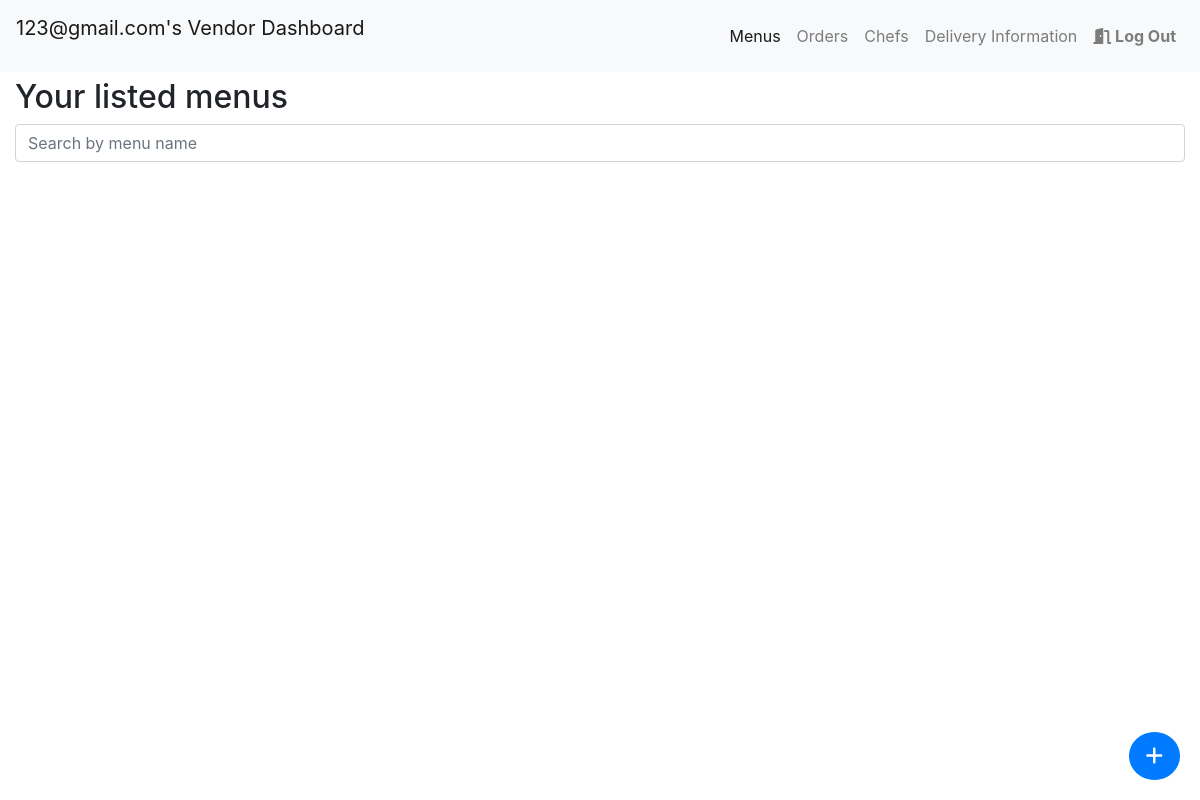
The app's page /vendor_dashboard.php (signed in), older data.
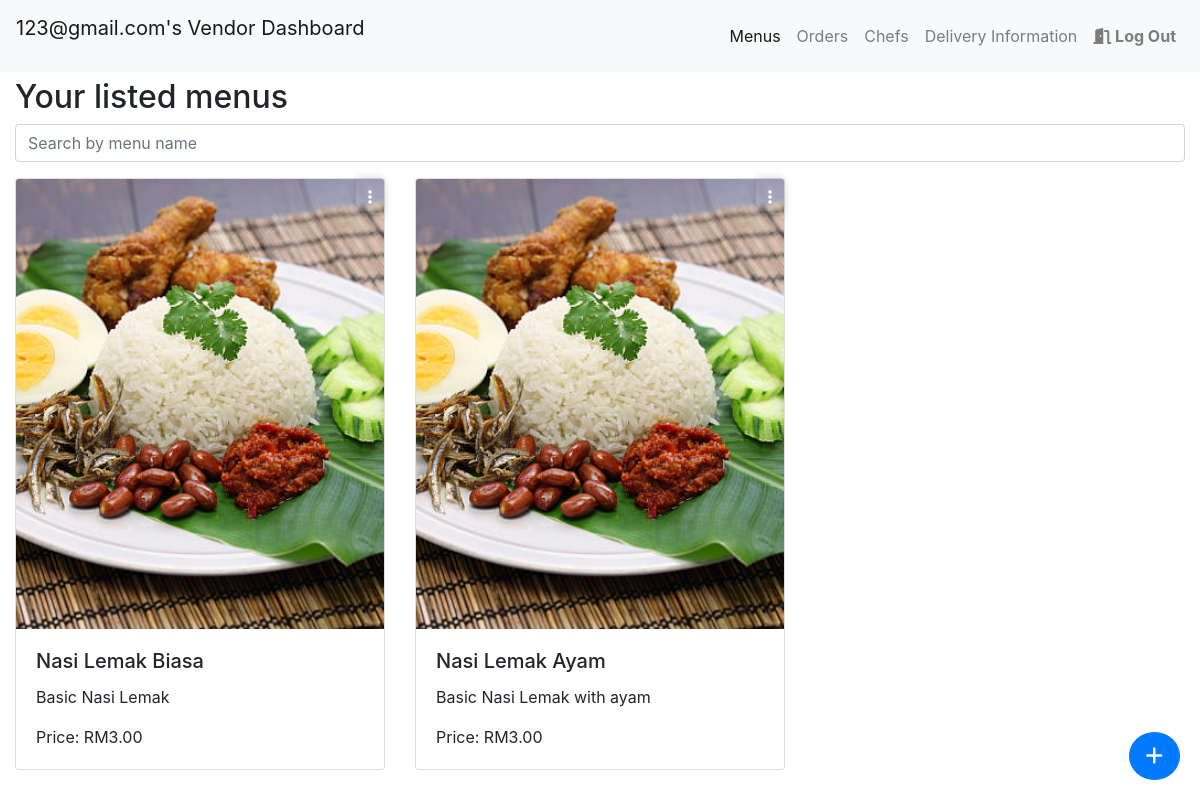
The same page, newer data.
### tables this page shows
CREATE TABLE `vendor` (
  `id` int(100) NOT NULL,
  `Vendor_Name` varchar(100) NOT NULL,
  `email` varchar(100) NOT NULL,
  `password` varchar(100) NOT NULL,
  `Vendor_Contact` varchar(100) NOT NULL,
  `Vendor_Address` varchar(100) NOT NULL
);

CREATE TABLE `menu` (
  `id` int(11) NOT NULL,
  `vendor_id` int(100) NOT NULL,
  `Item_Name` varchar(255) NOT NULL,
  `Item_Description` varchar(255) NOT NULL,
  `Price` float(5,2) NOT NULL,
  `menu_img` varchar(200) NOT NULL
);

### vendor_dashboard.php (the view, shortened to what this page needs)
<?php
include 'connection.php';
$vendor_id = $_SESSION['id'];
$result = $conn->query("SELECT * FROM menu WHERE vendor_id = $vendor_id");
$vendor_result = $conn->query("SELECT * FROM vendor WHERE id = $vendor_id");
$vendor_row = $vendor_result->fetch_assoc();
$vendor_name = $vendor_row['Vendor_Name'];
?>
<!DOCTYPE html>
<html lang="en">
<head>
    <link rel="stylesheet" href="https://maxcdn.bootstrapcdn.com/bootstrap/4.5.2/css/bootstrap.min.css">
</head>
<body>
    <?php include 'vendornav.php'; ?>
    <div class="container-fluid mt-4">
        <br>
        <h2 class="titles">Your listed menus</h2>
        <input type="text" id="menuSearch" class="form-control mb-3" placeholder="Search by menu name">
        <div class="row">
            <?php while ($menu_row = $result->fetch_assoc()) : ?>
                <div class="col-md-4 mb-4 menu-card">
                    <div class="card position-relative">
                        <div class="dropdown dropdown-menu-btn">
                            <button class="btn btn-secondary" id="dropdownMenuButton" type="button" data-toggle="modal" data-target="#editModal<?php echo $menu_row['id']; ?>">
                                <i class="fas fa-ellipsis-v"></i>
                            </button>
                        </div>
                        <img src="<?php echo $menu_row['menu_img']; ?>" class="card-img-top custom-menu-image" alt="Menu Image">
                        <div class="card-body">
                            <h5 class="card-title"><?php echo $menu_row['Item_Name']; ?></h5>
                            <p class="card-text"><?php echo $menu_row['Item_Description']; ?></p>
                            <p class="card-text">Price: RM<?php echo $menu_row['Price']; ?></p>
                        </div>
                    </div>
                </div>
            <?php endwhile; ?>
            <div class="floating-button">
                <div class="tooltip-container">
                    <button class="btn btn-primary btn-lg rounded-circle" data-toggle="modal" data-target="#addMenuModal">
                        <i class="fas fa-plus"></i>
                    </button>
                </div>
            </div>
        </div>
    </div>
</body>
</html>

### vendornav.php (shortened to what this page needs)
<nav class="navbar navbar-expand-lg navbar-light bg-light fixed-top">
    <p class="navbar-brand"><?php echo $vendor_name; ?>'s Vendor Dashboard</p>
    <div class="collapse navbar-collapse" id="navbarNav">
        <ul class="navbar-nav ml-auto">
            <li class="nav-item <?php echo basename($_SERVER['PHP_SELF']) == 'vendor_dashboard.php' ? 'active' : ''; ?>">
                <a class="nav-link" href="vendor_dashboard.php">Menus</a>
            </li>
            <li class="nav-item <?php echo basename($_SERVER['PHP_SELF']) == 'customer_order.php' ? 'active' : ''; ?>">
                <a class="nav-link" href="customer_order.php">Orders</a>
            </li>
            <li class="nav-item <?php echo basename($_SERVER['PHP_SELF']) == 'chef_info.php' ? 'active' : ''; ?>">
                <a class="nav-link" href="chef_info.php">Chefs</a>
            </li>
            <li class="nav-item <?php echo basename($_SERVER['PHP_SELF']) == 'deliveryhistory.php' ? 'active' : ''; ?>">
                <a class="nav-link" href="deliveryhistory.php">Delivery Information</a>
            </li>
            <li class="nav-item">
                <strong><a class="nav-link" href="logout.php"><i class="fa-solid fa-door-open"></i> Log Out</a></strong>
            </li>
        </ul>
    </div>
</nav>

### vendor_dashboard.php (style rules this page uses)
body { padding-top: 56px; }
@media (min-width: 768px) { body { padding-top: 0; } }
h2, h3 { margin-top: 20px; }
.dropdown-menu-btn { margin: 0; position: absolute; top: 0; right: 0; }
#dropdownMenuButton { background-color: transparent; border: none; box-shadow: 0 0 10px rgba(0, 0, 0, 0.2); }
.custom-menu-image { height: 450px; object-fit: cover; }
.titles { margin-top: 30px; }
.floating-button { position: fixed; bottom: 20px; right: 20px; z-index: 1000; }
.tooltip-container { position: relative; display: inline-block; }

Row changes from the older to the newer data that the page shows:
added menu: menu_img (picture), Item_Name "Nasi Lemak Biasa", Item_Description "Basic Nasi Lemak", Price "3.00"
added menu: menu_img (picture), Item_Name "Nasi Lemak Ayam", Item_Description "Basic Nasi Lemak with ayam", Price "3.00"
